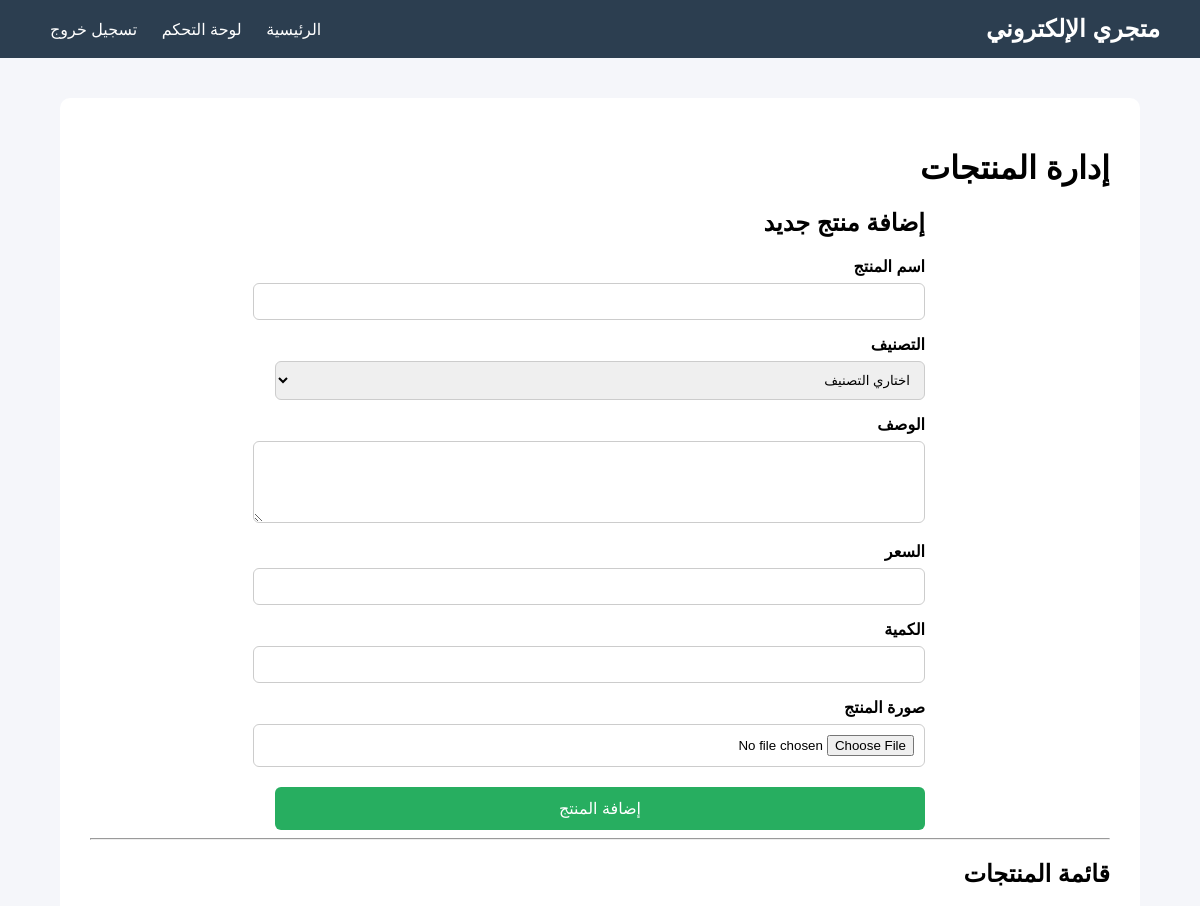
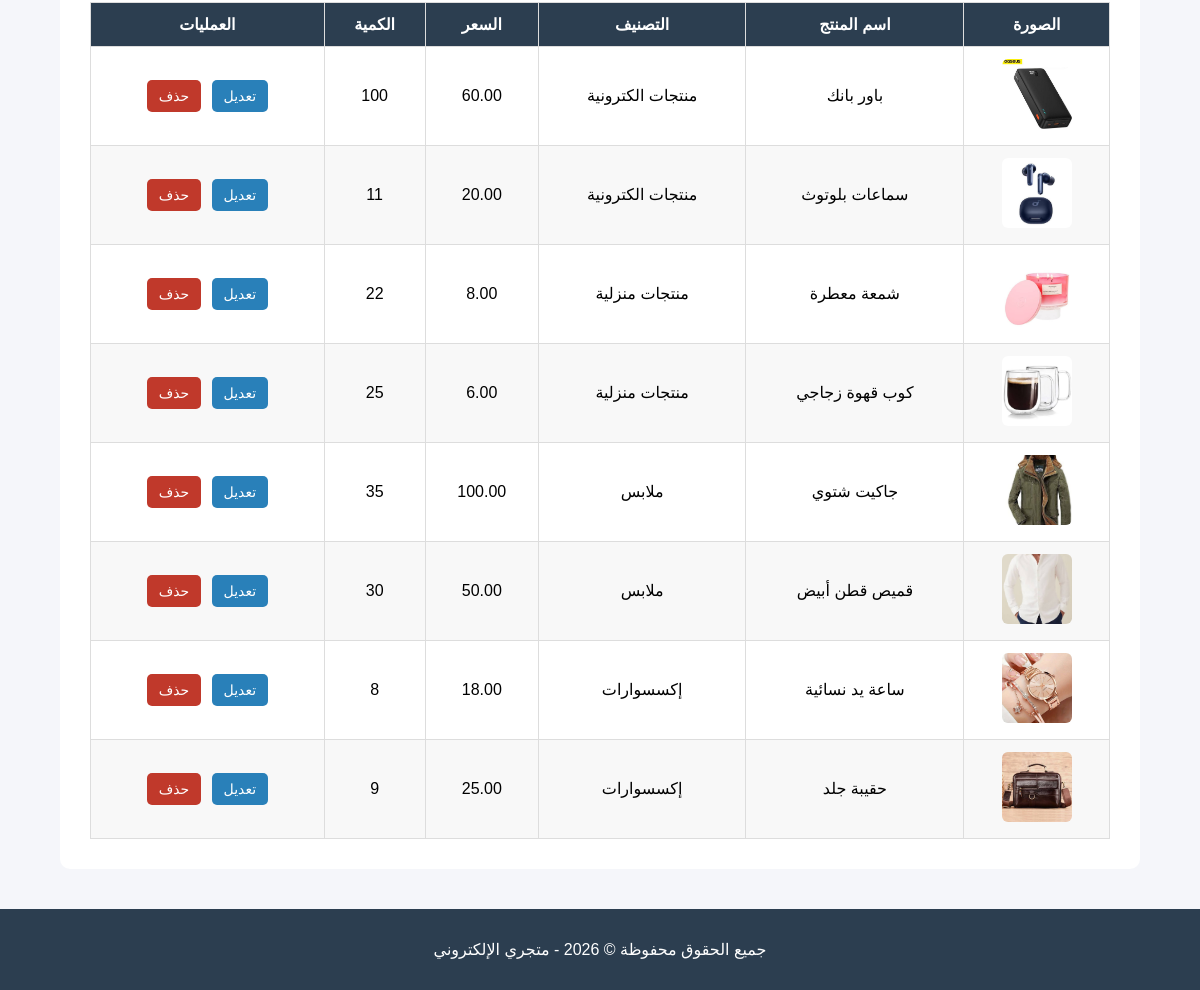
/admin/products.php (signed in), run on the app's committed database (2 pictures, top to bottom).
### tables this page shows
CREATE TABLE `products` (
  `id` int(11) NOT NULL,
  `category_id` int(11) DEFAULT NULL,
  `name` varchar(150) NOT NULL,
  `description` text DEFAULT NULL,
  `price` decimal(10,2) NOT NULL,
  `quantity` int(11) NOT NULL DEFAULT 0,
  `image` varchar(255) DEFAULT NULL,
  `created_at` timestamp NOT NULL DEFAULT current_timestamp()
);

CREATE TABLE `categories` (
  `id` int(11) NOT NULL,
  `name` varchar(100) NOT NULL,
  `description` text DEFAULT NULL,
  `created_at` timestamp NOT NULL DEFAULT current_timestamp()
);

### admin/products.php (the view, shortened to what this page needs)
<?php
require_once __DIR__ . "/../config/database.php";
$edit_product = null;
$products = mysqli_query($conn, "
    SELECT products.*, categories.name AS category_name
    FROM products
    LEFT JOIN categories ON products.category_id = categories.id
    ORDER BY products.id DESC
");
?>
<?php include __DIR__ . "/../includes/header.php"; ?>
<h1>إدارة المنتجات</h1>
<div class="form-box wide-form">
    <h2><?php echo $edit_product ? "تعديل المنتج" : "إضافة منتج جديد"; ?></h2>
    <form method="POST" enctype="multipart/form-data">
        <label>اسم المنتج</label>
        <input type="text" name="name"
               value="<?php echo $edit_product ? htmlspecialchars($edit_product["name"]) : ""; ?>">
        <label>التصنيف</label>
        <select name="category_id">
            <option value="">اختاري التصنيف</option>
        </select>
        <label>الوصف</label>
        <textarea name="description" rows="4"><?php echo $edit_product ? htmlspecialchars($edit_product["description"]) : ""; ?></textarea>
        <label>السعر</label>
        <input type="number" step="0.01" name="price"
               value="<?php echo $edit_product ? htmlspecialchars($edit_product["price"]) : ""; ?>">
        <label>الكمية</label>
        <input type="number" name="quantity"
               value="<?php echo $edit_product ? htmlspecialchars($edit_product["quantity"]) : ""; ?>">
        <label>صورة المنتج</label>
        <input type="file" name="image">
        <button type="submit">
            <?php echo $edit_product ? "حفظ التعديل" : "إضافة المنتج"; ?>
        </button>
    </form>
</div>
<hr>
<h2>قائمة المنتجات</h2>
<table class="data-table">
    <thead>
        <tr>
            <th>الصورة</th>
            <th>اسم المنتج</th>
            <th>التصنيف</th>
            <th>السعر</th>
            <th>الكمية</th>
            <th>العمليات</th>
        </tr>
    </thead>
    <tbody>
        <?php if (mysqli_num_rows($products) > 0) { ?>
            <?php while ($product = mysqli_fetch_assoc($products)) { ?>
                <tr>
                    <td>
                        <?php if (!empty($product["image"])) { ?>
                            <img class="table-img"
                                 src="../uploads/<?php echo htmlspecialchars($product["image"]); ?>">
                        <?php } else { ?>
                            لا توجد صورة
                        <?php } ?>
                    </td>
                    <td><?php echo htmlspecialchars($product["name"]); ?></td>
                    <td><?php echo htmlspecialchars($product["category_name"]); ?></td>
                    <td><?php echo htmlspecialchars($product["price"]); ?></td>
                    <td><?php echo htmlspecialchars($product["quantity"]); ?></td>
                    <td>
                        <a class="btn edit" href="products.php?edit_id=<?php echo $product["id"]; ?>">تعديل</a>
                        <a class="btn delete"
                           href="products.php?delete_id=<?php echo $product["id"]; ?>"
                           onclick="return confirm('هل أنت متأكد من الحذف؟');">
                            حذف
                        </a>
                    </td>
                </tr>
            <?php } ?>
        <?php } else { ?>
            <tr>
                <td colspan="6">لا توجد منتجات حاليًا</td>
            </tr>
        <?php } ?>
    </tbody>
</table>
<?php include __DIR__ . "/../includes/footer.php"; ?>

### assets/css/style.css (style rules this page uses)
body { font-family: Arial, sans-serif; background-color: #f5f6fa; margin: 0; direction: rtl; }
.form-box { max-width: 450px; margin: auto; }
.form-box label { display: block; margin-top: 15px; font-weight: bold; }
.form-box input { width: 100%; padding: 10px; margin-top: 7px; border: 1px solid #ccc; border-radius: 6px; }
.form-box button { width: 100%; padding: 12px; margin-top: 20px; background-color: #27ae60; color: white; border: none; border-radius: 6px; cursor: pointer; font-size: 16px; }
.data-table { width: 100%; border-collapse: collapse; margin-top: 20px; }
.data-table th, .data-table td { border: 1px solid #ddd; padding: 12px; text-align: center; }
.data-table th { background-color: #2c3e50; color: white; }
.data-table tr:nth-child(even) { background-color: #f8f8f8; }
.btn { display: inline-block; padding: 8px 12px; border-radius: 5px; text-decoration: none; color: white; margin: 3px; font-size: 14px; }
.btn.edit { background-color: #2980b9; }
.btn.delete { background-color: #c0392b; }
.form-box select, .form-box textarea { width: 100%; padding: 10px; margin-top: 7px; border: 1px solid #ccc; border-radius: 6px; font-family: Arial, sans-serif; }
.wide-form { max-width: 650px; }
.table-img { width: 70px; height: 70px; object-fit: cover; border-radius: 6px; }

### data on the page
products: image (picture), name "باور بانك", category.name "منتجات الكترونية", price "60.00", quantity "100"
products: image (picture), name "سماعات بلوتوث", category.name "منتجات الكترونية", price "20.00", quantity "11"
products: image (picture), name "شمعة معطرة", category.name "منتجات منزلية", price "8.00", quantity "22"
products: image (picture), name "كوب قهوة زجاجي", category.name "منتجات منزلية", price "6.00", quantity "25"
products: image (picture), name "جاكيت شتوي", category.name "ملابس", price "100.00", quantity "35"
products: image (picture), name "قميص قطن أبيض", category.name "ملابس", price "50.00", quantity "30"
products: image (picture), name "ساعة يد نسائية", category.name "إكسسوارات", price "18.00", quantity "8"
products: image (picture), name "حقيبة جلد", category.name "إكسسوارات", price "25.00", quantity "9"
